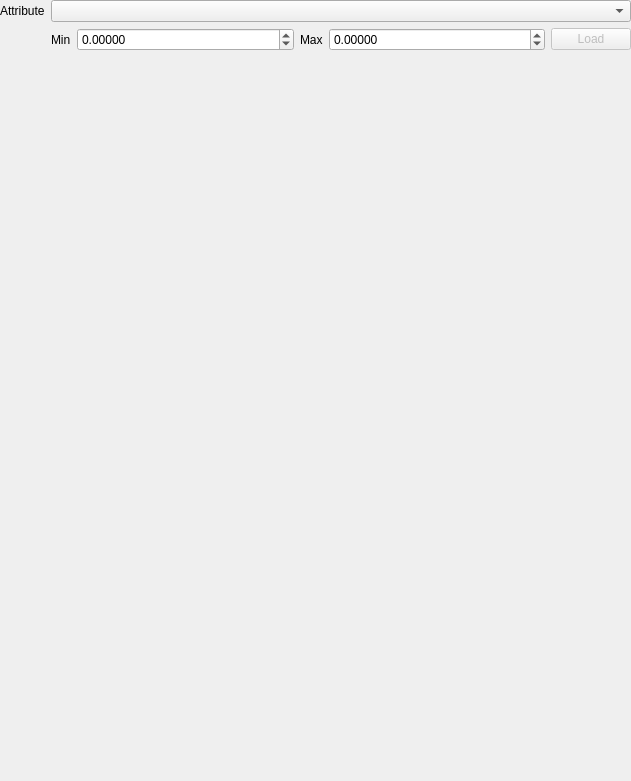
<?xml version="1.0" encoding="UTF-8"?>
<ui version="4.0">
 <class>QgsPointCloudAttributeByRampRendererWidgetBase</class>
 <widget class="QWidget" name="QgsPointCloudAttributeByRampRendererWidgetBase">
  <property name="geometry">
   <rect>
    <x>0</x>
    <y>0</y>
    <width>631</width>
    <height>781</height>
   </rect>
  </property>
  <property name="windowTitle">
   <string notr="true">Form</string>
  </property>
  <layout class="QGridLayout" name="gridLayout" rowstretch="0,0,1">
   <property name="leftMargin">
    <number>0</number>
   </property>
   <property name="topMargin">
    <number>0</number>
   </property>
   <property name="rightMargin">
    <number>0</number>
   </property>
   <property name="bottomMargin">
    <number>0</number>
   </property>
   <item row="1" column="1">
    <layout class="QHBoxLayout" name="horizontalLayout_2" stretch="0,1,0,1,0">
     <item>
      <widget class="QLabel" name="mScalarMinLabel">
       <property name="text">
        <string>Min</string>
       </property>
      </widget>
     </item>
     <item>
      <widget class="QgsDoubleSpinBox" name="mMinSpin">
       <property name="decimals">
        <number>5</number>
       </property>
       <property name="minimum">
        <double>-9999999999.000000000000000</double>
       </property>
       <property name="maximum">
        <double>9999999999.000000000000000</double>
       </property>
      </widget>
     </item>
     <item>
      <widget class="QLabel" name="mScalarMaxLabel">
       <property name="text">
        <string>Max</string>
       </property>
      </widget>
     </item>
     <item>
      <widget class="QgsDoubleSpinBox" name="mMaxSpin">
       <property name="decimals">
        <number>5</number>
       </property>
       <property name="minimum">
        <double>-9999999999.000000000000000</double>
       </property>
       <property name="maximum">
        <double>9999999999.000000000000000</double>
       </property>
      </widget>
     </item>
     <item>
      <widget class="QPushButton" name="mScalarRecalculateMinMaxButton">
       <property name="enabled">
        <bool>false</bool>
       </property>
       <property name="text">
        <string>Load</string>
       </property>
      </widget>
     </item>
    </layout>
   </item>
   <item row="0" column="0">
    <widget class="QLabel" name="label_4">
     <property name="text">
      <string>Attribute</string>
     </property>
    </widget>
   </item>
   <item row="0" column="1">
    <widget class="QgsPointCloudAttributeComboBox" name="mAttributeComboBox"/>
   </item>
   <item row="2" column="0" colspan="2">
    <widget class="QgsColorRampShaderWidget" name="mScalarColorRampShaderWidget" native="true">
     <property name="sizePolicy">
      <sizepolicy hsizetype="MinimumExpanding" vsizetype="Preferred">
       <horstretch>0</horstretch>
       <verstretch>0</verstretch>
      </sizepolicy>
     </property>
    </widget>
   </item>
  </layout>
 </widget>
 <customwidgets>
  <customwidget>
   <class>QgsPointCloudAttributeComboBox</class>
   <extends>QComboBox</extends>
   <header>qgspointcloudattributecombobox.h</header>
  </customwidget>
  <customwidget>
   <class>QgsDoubleSpinBox</class>
   <extends>QDoubleSpinBox</extends>
   <header>qgsdoublespinbox.h</header>
  </customwidget>
  <customwidget>
   <class>QgsColorRampShaderWidget</class>
   <extends>QWidget</extends>
   <header>raster/qgscolorrampshaderwidget.h</header>
   <container>1</container>
  </customwidget>
 </customwidgets>
 <resources/>
 <connections/>
</ui>
